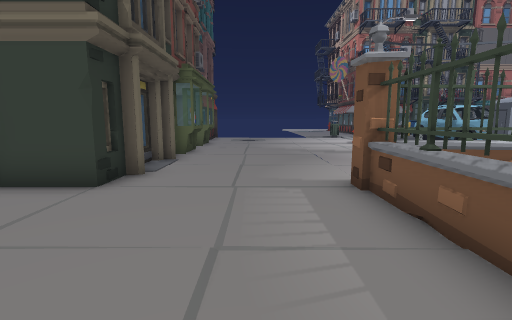
View 1 (above)

24 first-person views from a walk through a scene from a Unity 3-D project. The camera is 1.2 m above the floor, tilts 8° down and sees 85° across. The floor is counted in squares, 1 m on a side. Each view is taken from the middle of a square. On the plan, view 1 faces up. The plan holds only what a view shows up to about 13 squares ahead; the rest is blank. The place goes on beyond the plan. The player is left out. Door leaves are left out, so doorways stand open. Some surface patterns are stand-ins.

View 2
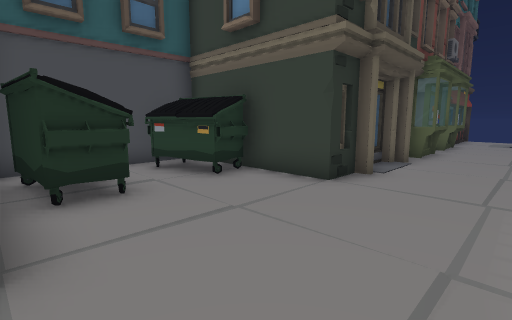

View 3
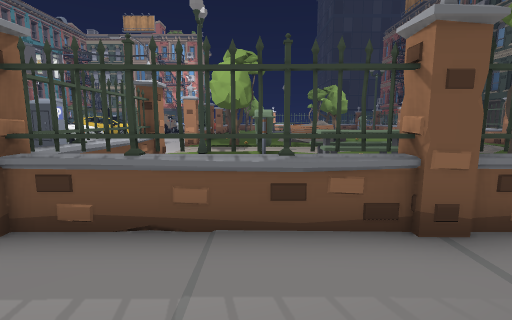

View 4
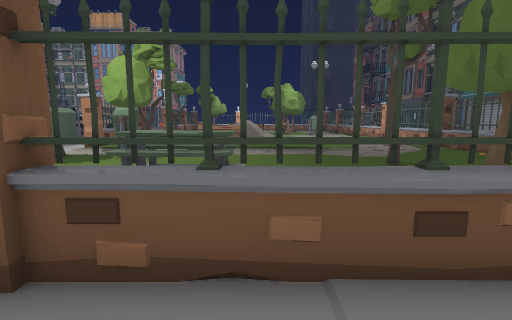

View 5
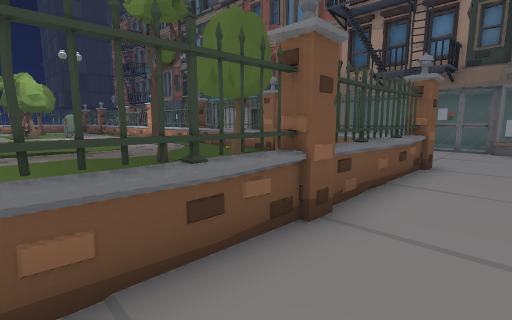

View 6
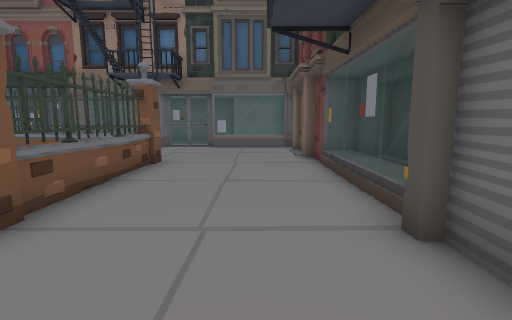

View 7
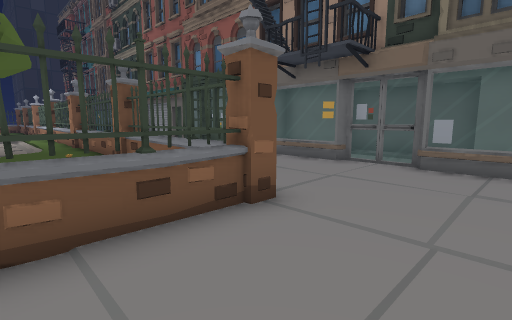

View 8
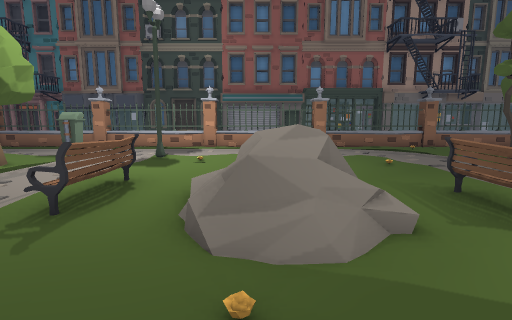

View 9
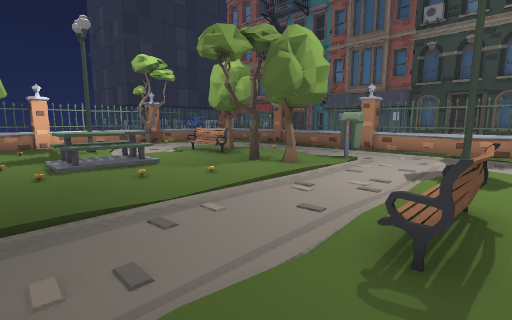

View 10
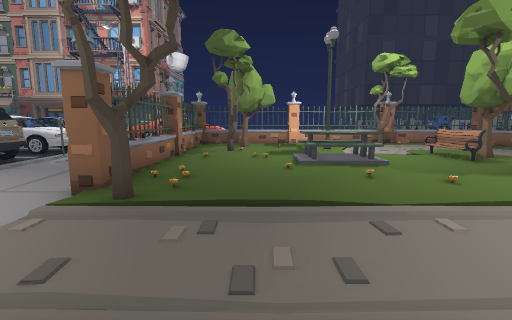

View 11
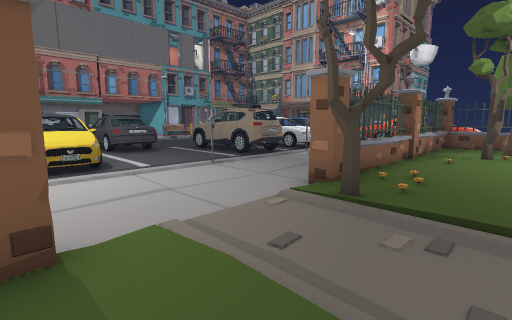

View 12
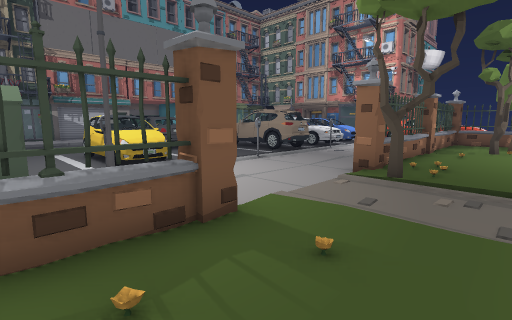

View 13
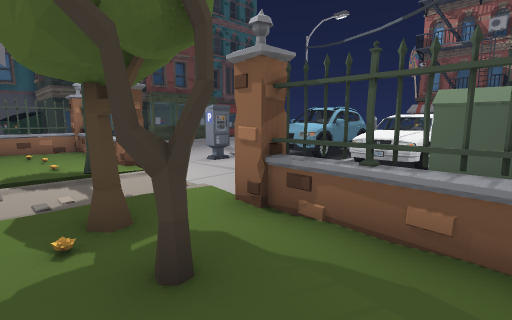

View 14
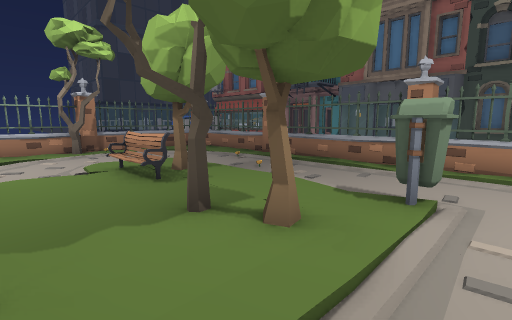

View 15
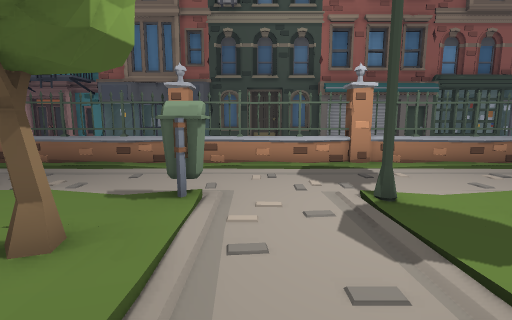

View 16
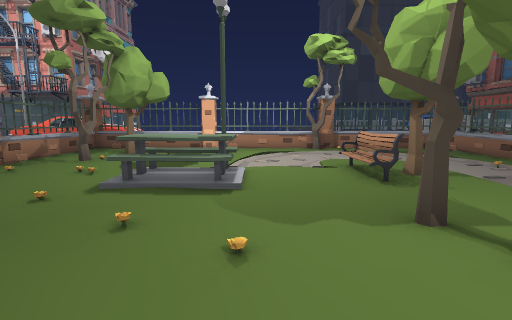

View 17
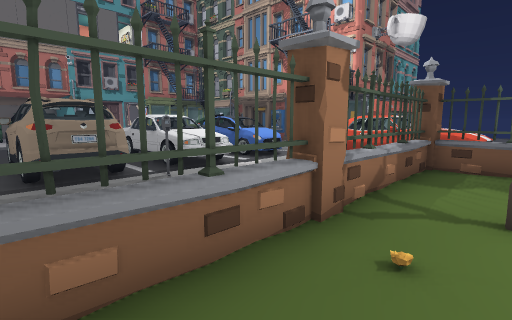

View 18
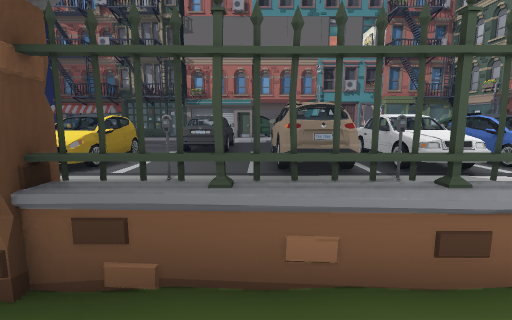

View 19
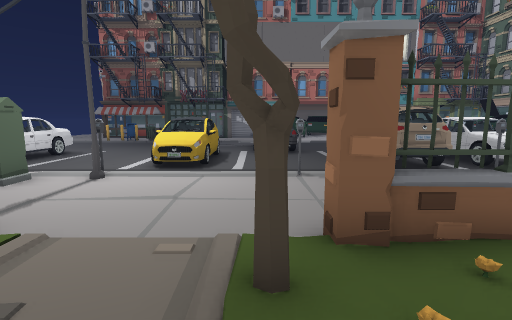

View 20
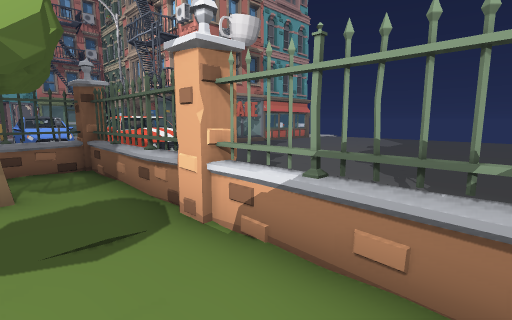

View 21
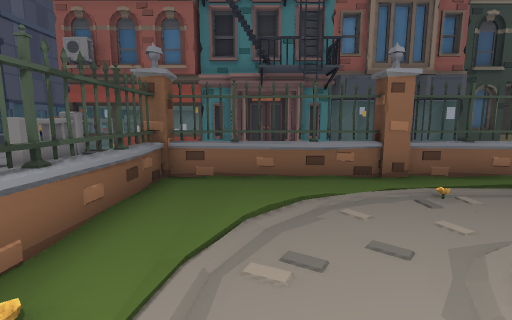

View 22
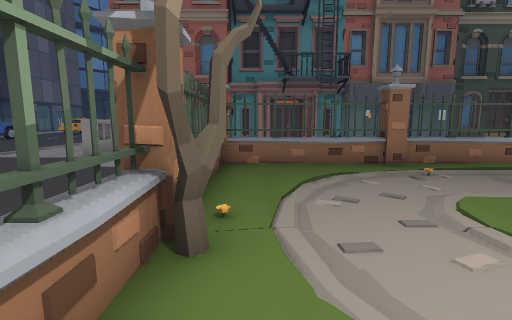

View 23
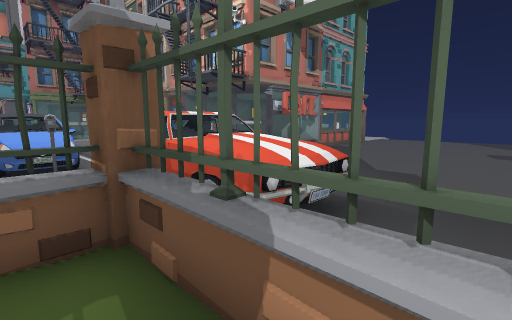

View 24
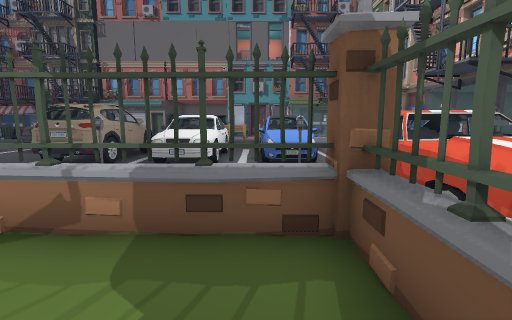

### Floor plan
Key: @ floor where view 1 was taken; # wall or solid block; . main floor; : floor 0.25 m higher than the main floor; / step, stairs or slope; = window, fence, low wall or low ledge; ^ raised ledge; C car; F fence; T tree; A table; B bench; L flower; O other object.
Columns run from 8 left of view 1 to 38 right of it. Each row starts with its distance up from view 1.
 14     OOO         CCC CO....CC.CCC.CC C C.C
 13      O          CCCC C....CC.....CC CCCCCC
 12      O          CCCC C....CC.....CCCCCCCCC
 11      OO         CCC. C....CC.....CCCCCCCCC
 10      OO   ..    CCC  C....CC.....CCCCCCCCC
  9      O    ......      OO O    O    O    OC
  8      O    .. ..#      OO                 CCC
  7      O    .                              CCC
  6      O    .                              CCC
  5 OOOOOO    F###OF//./F###OF//./F###OF###OFCCC...
  4 OOOO      =    .#..:.   L.:..TLLO L     =CCC...
  3 OO        = OO O:..TTT . L:..:.O.   TOT = .....
  2 O  O   .  #    .O..:L  : .:..::   O   T.#  ....
  1 OOOO      =   A.:..      .:..:.   A   O =   ...
  0 OOOO    @ F    :...:B    :...::    :....F   ...
 -1           =    .:..:B    B:..:.L   ..#:.=   ...
 -2        .. =    ::..:.    B:..:L    :.::.=   ...
 -3           #    .:..::    .:..::    ...::#   ...
 -4      O    =    .:..:.    .:..:TT   .:...T
 -5      O    F    T...O:.  .O...:T...BB...LF
 -6      O    =  T ....:.:  :.#..O::::T.:./.=
 -7     OO .  =  T :.:.... ..........O..../.=  ..
 -8     OO    #    ..://...............O.:::#  ..
 -9     OO    =    .O::..::::.:::::::::..:..=  ....
-10     OO    FO#^#F #^#F##^#F##^ F #^#F##^#F  .. .
-11      O                                        .
-12      O                                       ^.
-13      O                                       ^
-14      O                                       ^
-15      #===#=#== OOOOOO OOO OO/OOOOOOO OO #====#
-16       ####  ###O            O  O OO          =

Where each view was taken, in squares from view 1:
view 1: 0 up, 0 right, facing up
view 2: 0 up, 0 right, facing up-left
view 3: 2 up, 1 left, facing right
view 4: 2 down, 0 right, facing right
view 5: 2 down, 0 right, facing down-right
view 6: 2 down, 1 left, facing down
view 7: 7 down, 1 left, facing down-right
view 8: 3 up, 15 right, facing down
view 9: 2 up, 17 right, facing down-right
view 10: 2 up, 17 right, facing right
view 11: 2 up, 17 right, facing up-right
view 12: 2 up, 15 right, facing up-right
view 13: 2 up, 15 right, facing up-left
view 14: 2 down, 20 right, facing down-right
view 15: 2 down, 20 right, facing down
view 16: 2 down, 20 right, facing right
view 17: 3 up, 24 right, facing up-right
view 18: 3 up, 24 right, facing up
view 19: 2 up, 21 right, facing up
view 20: 3 down, 30 right, facing up-right
view 21: 4 down, 30 right, facing down
view 22: 2 down, 31 right, facing down
view 23: 2 up, 31 right, facing up-right
view 24: 2 up, 31 right, facing up
